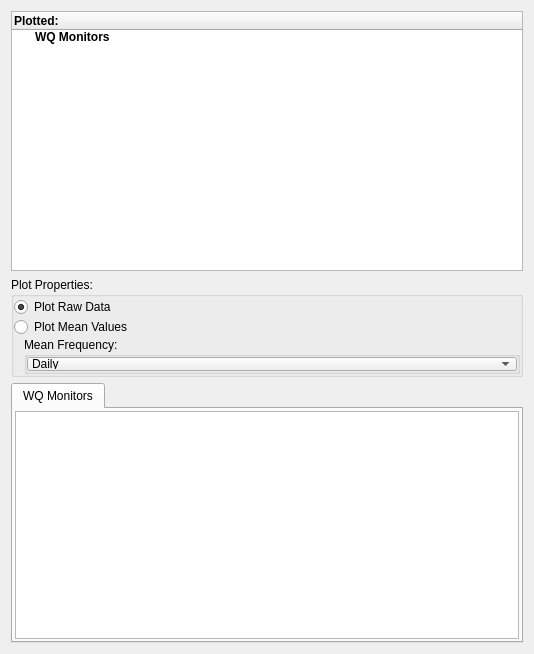
          <widget class="QWidget" name="pageWaterQuality">
           <property name="geometry">
            <rect>
             <x>0</x>
             <y>0</y>
             <width>534</width>
             <height>654</height>
            </rect>
           </property>
           <attribute name="label">
            <string>Water Quality</string>
           </attribute>
           <layout class="QVBoxLayout" name="verticalLayout_7">
            <item>
             <layout class="QVBoxLayout" name="verticalLayout_8">
              <item>
               <widget class="QTreeWidget" name="trw_PlottedWQMonitors">
                <property name="sizePolicy">
                 <sizepolicy hsizetype="Expanding" vsizetype="Expanding">
                  <horstretch>0</horstretch>
                  <verstretch>0</verstretch>
                 </sizepolicy>
                </property>
                <property name="minimumSize">
                 <size>
                  <width>270</width>
                  <height>145</height>
                 </size>
                </property>
                <property name="maximumSize">
                 <size>
                  <width>16777215</width>
                  <height>16777215</height>
                 </size>
                </property>
                <property name="contextMenuPolicy">
                 <enum>Qt::CustomContextMenu</enum>
                </property>
                <property name="acceptDrops">
                 <bool>true</bool>
                </property>
                <property name="dragDropMode">
                 <enum>QAbstractItemView::DropOnly</enum>
                </property>
                <property name="defaultDropAction">
                 <enum>Qt::LinkAction</enum>
                </property>
                <property name="itemsExpandable">
                 <bool>true</bool>
                </property>
                <column>
                 <property name="text">
                  <string>Plotted:</string>
                 </property>
                 <property name="font">
                  <font>
                   <weight>75</weight>
                   <bold>true</bold>
                  </font>
                 </property>
                </column>
                <item>
                 <property name="text">
                  <string>WQ Monitors</string>
                 </property>
                 <property name="font">
                  <font>
                   <weight>75</weight>
                   <bold>true</bold>
                  </font>
                 </property>
                 <property name="flags">
                  <set>ItemIsDropEnabled|ItemIsEnabled</set>
                 </property>
                </item>
               </widget>
              </item>
              <item>
               <widget class="QGroupBox" name="grpWQPlotSettings">
                <property name="sizePolicy">
                 <sizepolicy hsizetype="Expanding" vsizetype="Expanding">
                  <horstretch>0</horstretch>
                  <verstretch>0</verstretch>
                 </sizepolicy>
                </property>
                <property name="maximumSize">
                 <size>
                  <width>16777215</width>
                  <height>100</height>
                 </size>
                </property>
                <property name="title">
                 <string>Plot Properties:</string>
                </property>
                <layout class="QVBoxLayout" name="verticalLayout_17">
                 <property name="spacing">
                  <number>0</number>
                 </property>
                 <property name="leftMargin">
                  <number>0</number>
                 </property>
                 <property name="topMargin">
                  <number>0</number>
                 </property>
                 <property name="rightMargin">
                  <number>0</number>
                 </property>
                 <property name="bottomMargin">
                  <number>0</number>
                 </property>
                 <item>
                  <widget class="QRadioButton" name="rbnWQRawValues">
                   <property name="text">
                    <string>Plot Raw Data</string>
                   </property>
                   <property name="checked">
                    <bool>true</bool>
                   </property>
                  </widget>
                 </item>
                 <item>
                  <widget class="QRadioButton" name="rbnWQMeanValues">
                   <property name="text">
                    <string>Plot Mean Values</string>
                   </property>
                  </widget>
                 </item>
                 <item>
                  <layout class="QHBoxLayout" name="horizontalLayout_15">
                   <property name="leftMargin">
                    <number>10</number>
                   </property>
                   <property name="topMargin">
                    <number>0</number>
                   </property>
                   <item>
                    <widget class="QGroupBox" name="grpWQMeanFrequency">
                     <property name="title">
                      <string>Mean Frequency:</string>
                     </property>
                     <layout class="QVBoxLayout" name="verticalLayout_25">
                      <property name="spacing">
                       <number>0</number>
                      </property>
                      <property name="leftMargin">
                       <number>0</number>
                      </property>
                      <property name="topMargin">
                       <number>0</number>
                      </property>
                      <property name="rightMargin">
                       <number>0</number>
                      </property>
                      <property name="bottomMargin">
                       <number>0</number>
                      </property>
                      <item>
                       <widget class="QComboBox" name="cboWQFrequency">
                        <item>
                         <property name="text">
                          <string>Daily</string>
                         </property>
                        </item>
                        <item>
                         <property name="text">
                          <string>Weekly</string>
                         </property>
                        </item>
                        <item>
                         <property name="text">
                          <string>Monthly</string>
                         </property>
                        </item>
                        <item>
                         <property name="text">
                          <string>Yearly</string>
                         </property>
                        </item>
                       </widget>
                      </item>
                     </layout>
                    </widget>
                   </item>
                  </layout>
                 </item>
                </layout>
               </widget>
              </item>
              <item>
               <widget class="QTabWidget" name="tabWaterQualityData">
                <property name="styleSheet">
                 <string notr="true"/>
                </property>
                <property name="currentIndex">
                 <number>0</number>
                </property>
                <widget class="QWidget" name="tabWQMs">
                 <attribute name="title">
                  <string>WQ Monitors</string>
                 </attribute>
                 <layout class="QHBoxLayout" name="horizontalLayout_12" stretch="0">
                  <property name="spacing">
                   <number>2</number>
                  </property>
                  <property name="leftMargin">
                   <number>2</number>
                  </property>
                  <property name="topMargin">
                   <number>2</number>
                  </property>
                  <property name="rightMargin">
                   <number>2</number>
                  </property>
                  <property name="bottomMargin">
                   <number>2</number>
                  </property>
                  <item>
                   <layout class="QVBoxLayout" name="verticalLayout_10">
                    <property name="spacing">
                     <number>0</number>
                    </property>
                    <property name="leftMargin">
                     <number>0</number>
                    </property>
                    <property name="topMargin">
                     <number>0</number>
                    </property>
                    <property name="rightMargin">
                     <number>0</number>
                    </property>
                    <property name="bottomMargin">
                     <number>0</number>
                    </property>
                    <item>
                     <widget class="QListWidget" name="lst_WQMonitors">
                      <property name="sizePolicy">
                       <sizepolicy hsizetype="Expanding" vsizetype="Expanding">
                        <horstretch>0</horstretch>
                        <verstretch>0</verstretch>
                       </sizepolicy>
                      </property>
                      <property name="minimumSize">
                       <size>
                        <width>130</width>
                        <height>0</height>
                       </size>
                      </property>
                      <property name="maximumSize">
                       <size>
                        <width>16777215</width>
                        <height>16777215</height>
                       </size>
                      </property>
                      <property name="dragEnabled">
                       <bool>true</bool>
                      </property>
                      <property name="selectionMode">
                       <enum>QAbstractItemView::ExtendedSelection</enum>
                      </property>
                     </widget>
                    </item>
                   </layout>
                  </item>
                 </layout>
                </widget>
               </widget>
              </item>
             </layout>
            </item>
           </layout>
          </widget>
